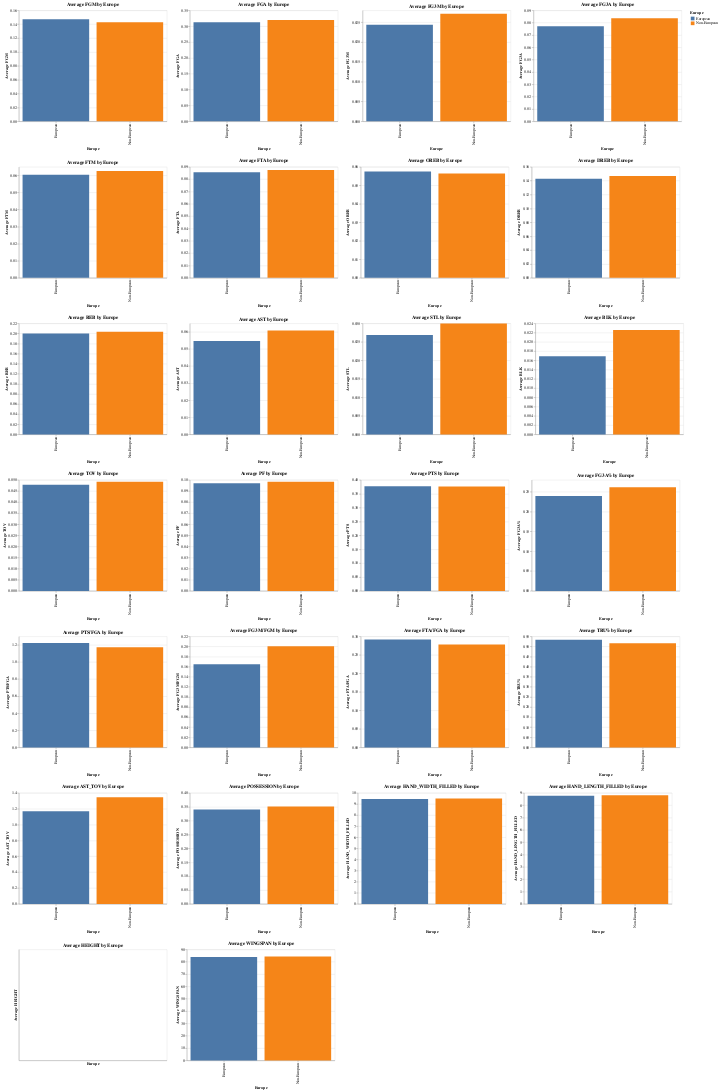

The code cell stored with this chart in its notebook:
### Code cell
import altair as alt
import pandas as pd
import altair_saver


# Annahme: Sie haben zwei DataFrames: data_per_min_europe_regular und data_per_min_usa_regular

# Fügen Sie eine neue Spalte hinzu, um anzuzeigen, ob der Spieler Europäer ist oder nicht
europe_F_regular['Europe'] = 'European'
non_europe_F_regular['Europe'] = 'Non-European'

# Kombinieren Sie die beiden DataFrames
combined_df = pd.concat([europe_F_regular, non_europe_F_regular])

# Liste der Metriken, die geplottet werden sollen
metrics = ['FGM', 'FGA', 'FG3M', 'FG3A', 'FTM', 'FTA', 
           'OREB', 'DREB', 'REB', 'AST', 'STL', 'BLK', 'TOV', 
           'PF', 'PTS', 'FG3A%', 'PTS/FGA', 'FG3M/FGM', 'FTA/FGA', 
           'TRU%', 'AST_TOV', 'POSSESSION', 'HAND_WIDTH_FILLED', 'HAND_LENGTH_FILLED', 'HEIGHT','WINGSPAN']

# 'STANDING_REACH_FT_IN' , 'WINGSPAN_FT_IN','HEIGHT_WO_SHOES_FT_IN']           

# Liste zum Speichern der Diagramme
charts = []

# Einen Bruchteil des kombinierten DataFrame auswählen
sampled_df = combined_df.sample(frac=0.5)  # Passen Sie den Bruchteil bei Bedarf an

# Für jede Metrik ein gruppiertes Balkendiagramm erstellen und die Diagramme in eine Liste speichern
for metric in metrics:
    chart = alt.Chart(sampled_df).mark_bar().encode(
        x=alt.X('Europe:N', title='Europe'),
        y=alt.Y(f'mean({metric}):Q', title=f'Average {metric}'),
        color=alt.Color('Europe:N', legend=alt.Legend(title='Europe'))
    ).properties(
        title=f'Average {metric} by Europe',
        width=400,
        height=300
    )
    charts.append(chart)

# Diagramme in sechs Zeilen stapeln
alt_row = alt.vconcat(*[alt.hconcat(*charts[i:i+4]) for i in range(0, len(charts), 4)])

# Die Diagramme anzeigen
alt_row

### Figure 1 — Vega-Lite specification as saved in the notebook (floating-point values rounded to 4 significant figures; data arrays with more than 128 entries replaced by an {"elided": "..."} marker saying what was removed)
{"config": {"view": {"continuousWidth": 300, "continuousHeight": 300}}, "vconcat": [{"hconcat": [{"mark": {"type": "bar"}, "encoding": {"color": {"field": "Europe", "legend": {"title": "Europe"}, "type": "nominal"}, "x": {"field": "Europe", "title": "Europe", "type": "nominal"}, "y": {"aggregate": "mean", "field": "FGM", "title": "Average FGM", "type": "quantitative"}}, "height": 300, "title": "Average FGM by Europe", "width": 400}, {"mark": {"type": "bar"}, "encoding": {"color": {"field": "Europe", "legend": {"title": "Europe"}, "type": "nominal"}, "x": {"field": "Europe", "title": "Europe", "type": "nominal"}, "y": {"aggregate": "mean", "field": "FGA", "title": "Average FGA", "type": "quantitative"}}, "height": 300, "title": "Average FGA by Europe", "width": 400}, {"mark": {"type": "bar"}, "encoding": {"color": {"field": "Europe", "legend": {"title": "Europe"}, "type": "nominal"}, "x": {"field": "Europe", "title": "Europe", "type": "nominal"}, "y": {"aggregate": "mean", "field": "FG3M", "title": "Average FG3M", "type": "quantitative"}}, "height": 300, "title": "Average FG3M by Europe", "width": 400}, {"mark": {"type": "bar"}, "encoding": {"color": {"field": "Europe", "legend": {"title": "Europe"}, "type": "nominal"}, "x": {"field": "Europe", "title": "Europe", "type": "nominal"}, "y": {"aggregate": "mean", "field": "FG3A", "title": "Average FG3A", "type": "quantitative"}}, "height": 300, "title": "Average FG3A by Europe", "width": 400}]}, {"hconcat": [{"mark": {"type": "bar"}, "encoding": {"color": {"field": "Europe", "legend": {"title": "Europe"}, "type": "nominal"}, "x": {"field": "Europe", "title": "Europe", "type": "nominal"}, "y": {"aggregate": "mean", "field": "FTM", "title": "Average FTM", "type": "quantitative"}}, "height": 300, "title": "Average FTM by Europe", "width": 400}, {"mark": {"type": "bar"}, "encoding": {"color": {"field": "Europe", "legend": {"title": "Europe"}, "type": "nominal"}, "x": {"field": "Europe", "title": "Europe", "type": "nominal"}, "y": {"aggregate": "mean", "field": "FTA", "title": "Average FTA", "type": "quantitative"}}, "height": 300, "title": "Average FTA by Europe", "width": 400}, {"mark": {"type": "bar"}, "encoding": {"color": {"field": "Europe", "legend": {"title": "Europe"}, "type": "nominal"}, "x": {"field": "Europe", "title": "Europe", "type": "nominal"}, "y": {"aggregate": "mean", "field": "OREB", "title": "Average OREB", "type": "quantitative"}}, "height": 300, "title": "Average OREB by Europe", "width": 400}, {"mark": {"type": "bar"}, "encoding": {"color": {"field": "Europe", "legend": {"title": "Europe"}, "type": "nominal"}, "x": {"field": "Europe", "title": "Europe", "type": "nominal"}, "y": {"aggregate": "mean", "field": "DREB", "title": "Average DREB", "type": "quantitative"}}, "height": 300, "title": "Average DREB by Europe", "width": 400}]}, {"hconcat": [{"mark": {"type": "bar"}, "encoding": {"color": {"field": "Europe", "legend": {"title": "Europe"}, "type": "nominal"}, "x": {"field": "Europe", "title": "Europe", "type": "nominal"}, "y": {"aggregate": "mean", "field": "REB", "title": "Average REB", "type": "quantitative"}}, "height": 300, "title": "Average REB by Europe", "width": 400}, {"mark": {"type": "bar"}, "encoding": {"color": {"field": "Europe", "legend": {"title": "Europe"}, "type": "nominal"}, "x": {"field": "Europe", "title": "Europe", "type": "nominal"}, "y": {"aggregate": "mean", "field": "AST", "title": "Average AST", "type": "quantitative"}}, "height": 300, "title": "Average AST by Europe", "width": 400}, {"mark": {"type": "bar"}, "encoding": {"color": {"field": "Europe", "legend": {"title": "Europe"}, "type": "nominal"}, "x": {"field": "Europe", "title": "Europe", "type": "nominal"}, "y": {"aggregate": "mean", "field": "STL", "title": "Average STL", "type": "quantitative"}}, "height": 300, "title": "Average STL by Europe", "width": 400}, {"mark": {"type": "bar"}, "encoding": {"color": {"field": "Europe", "legend": {"title": "Europe"}, "type": "nominal"}, "x": {"field": "Europe", "title": "Europe", "type": "nominal"}, "y": {"aggregate": "mean", "field": "BLK", "title": "Average BLK", "type": "quantitative"}}, "height": 300, "title": "Average BLK by Europe", "width": 400}]}, {"hconcat": [{"mark": {"type": "bar"}, "encoding": {"color": {"field": "Europe", "legend": {"title": "Europe"}, "type": "nominal"}, "x": {"field": "Europe", "title": "Europe", "type": "nominal"}, "y": {"aggregate": "mean", "field": "TOV", "title": "Average TOV", "type": "quantitative"}}, "height": 300, "title": "Average TOV by Europe", "width": 400}, {"mark": {"type": "bar"}, "encoding": {"color": {"field": "Europe", "legend": {"title": "Europe"}, "type": "nominal"}, "x": {"field": "Europe", "title": "Europe", "type": "nominal"}, "y": {"aggregate": "mean", "field": "PF", "title": "Average PF", "type": "quantitative"}}, "height": 300, "title": "Average PF by Europe", "width": 400}, {"mark": {"type": "bar"}, "encoding": {"color": {"field": "Europe", "legend": {"title": "Europe"}, "type": "nominal"}, "x": {"field": "Europe", "title": "Europe", "type": "nominal"}, "y": {"aggregate": "mean", "field": "PTS", "title": "Average PTS", "type": "quantitative"}}, "height": 300, "title": "Average PTS by Europe", "width": 400}, {"mark": {"type": "bar"}, "encoding": {"color": {"field": "Europe", "legend": {"title": "Europe"}, "type": "nominal"}, "x": {"field": "Europe", "title": "Europe", "type": "nominal"}, "y": {"aggregate": "mean", "field": "FG3A%", "title": "Average FG3A%", "type": "quantitative"}}, "height": 300, "title": "Average FG3A% by Europe", "width": 400}]}, {"hconcat": [{"mark": {"type": "bar"}, "encoding": {"color": {"field": "Europe", "legend": {"title": "Europe"}, "type": "nominal"}, "x": {"field": "Europe", "title": "Europe", "type": "nominal"}, "y": {"aggregate": "mean", "field": "PTS/FGA", "title": "Average PTS/FGA", "type": "quantitative"}}, "height": 300, "title": "Average PTS/FGA by Europe", "width": 400}, {"mark": {"type": "bar"}, "encoding": {"color": {"field": "Europe", "legend": {"title": "Europe"}, "type": "nominal"}, "x": {"field": "Europe", "title": "Europe", "type": "nominal"}, "y": {"aggregate": "mean", "field": "FG3M/FGM", "title": "Average FG3M/FGM", "type": "quantitative"}}, "height": 300, "title": "Average FG3M/FGM by Europe", "width": 400}, {"mark": {"type": "bar"}, "encoding": {"color": {"field": "Europe", "legend": {"title": "Europe"}, "type": "nominal"}, "x": {"field": "Europe", "title": "Europe", "type": "nominal"}, "y": {"aggregate": "mean", "field": "FTA/FGA", "title": "Average FTA/FGA", "type": "quantitative"}}, "height": 300, "title": "Average FTA/FGA by Europe", "width": 400}, {"mark": {"type": "bar"}, "encoding": {"color": {"field": "Europe", "legend": {"title": "Europe"}, "type": "nominal"}, "x": {"field": "Europe", "title": "Europe", "type": "nominal"}, "y": {"aggregate": "mean", "field": "TRU%", "title": "Average TRU%", "type": "quantitative"}}, "height": 300, "title": "Average TRU% by Europe", "width": 400}]}, {"hconcat": [{"mark": {"type": "bar"}, "encoding": {"color": {"field": "Europe", "legend": {"title": "Europe"}, "type": "nominal"}, "x": {"field": "Europe", "title": "Europe", "type": "nominal"}, "y": {"aggregate": "mean", "field": "AST_TOV", "title": "Average AST_TOV", "type": "quantitative"}}, "height": 300, "title": "Average AST_TOV by Europe", "width": 400}, {"mark": {"type": "bar"}, "encoding": {"color": {"field": "Europe", "legend": {"title": "Europe"}, "type": "nominal"}, "x": {"field": "Europe", "title": "Europe", "type": "nominal"}, "y": {"aggregate": "mean", "field": "POSSESSION", "title": "Average POSSESSION", "type": "quantitative"}}, "height": 300, "title": "Average POSSESSION by Europe", "width": 400}, {"mark": {"type": "bar"}, "encoding": {"color": {"field": "Europe", "legend": {"title": "Europe"}, "type": "nominal"}, "x": {"field": "Europe", "title": "Europe", "type": "nominal"}, "y": {"aggregate": "mean", "field": "HAND_WIDTH_FILLED", "title": "Average HAND_WIDTH_FILLED", "type": "quantitative"}}, "height": 300, "title": "Average HAND_WIDTH_FILLED by Europe", "width": 400}, {"mark": {"type": "bar"}, "encoding": {"color": {"field": "Europe", "legend": {"title": "Europe"}, "type": "nominal"}, "x": {"field": "Europe", "title": "Europe", "type": "nominal"}, "y": {"aggregate": "mean", "field": "HAND_LENGTH_FILLED", "title": "Average HAND_LENGTH_FILLED", "type": "quantitative"}}, "height": 300, "title": "Average HAND_LENGTH_FILLED by Europe", "width": 400}]}, {"hconcat": [{"mark": {"type": "bar"}, "encoding": {"color": {"field": "Europe", "legend": {"title": "Europe"}, "type": "nominal"}, "x": {"field": "Europe", "title": "Europe", "type": "nominal"}, "y": {"aggregate": "mean", "field": "HEIGHT", "title": "Average HEIGHT", "type": "quantitative"}}, "height": 300, "title": "Average HEIGHT by Europe", "width": 400}, {"mark": {"type": "bar"}, "encoding": {"color": {"field": "Europe", "legend": {"title": "Europe"}, "type": "nominal"}, "x": {"field": "Europe", "title": "Europe", "type": "nominal"}, "y": {"aggregate": "mean", "field": "WINGSPAN", "title": "Average WINGSPAN", "type": "quantitative"}}, "height": 300, "title": "Average WINGSPAN by Europe", "width": 400}]}], "data": {"name": "data-b56c16e8458dde2d02ab2ae41b95cad7"}, "$schema": "https://vega.github.io/schema/vega-lite/v5.17.0.json", "datasets": {"data-b56c16e8458dde2d02ab2ae41b95cad7": {"elided": "850 records"}}}
